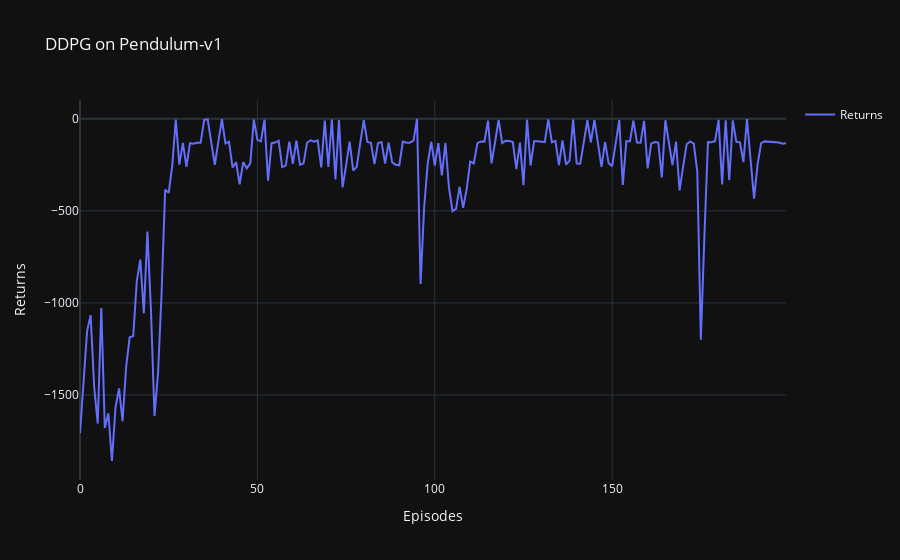

The notebook cell this image was saved under:
### Code cell
import plotly.graph_objects as go
import pandas as pd
df = pd.read_csv('./Data/DDPG_Pendulum-v1_returns_data.csv')  # 从 CSV 文件中读取数据
fig = go.Figure()
fig.add_trace(go.Scatter(x=df['Episodes'], y=df['Returns'], mode='lines', name='Returns'))
fig.update_layout(
    title='DDPG on Pendulum-v1',
    xaxis_title='Episodes',
    yaxis_title='Returns',
    showlegend=True
)
fig.show()

### Figure 1 — Plotly figure (JSON) as saved in the notebook; plotly's stock layout.template omitted (floating-point values rounded to 4 significant figures; data arrays with more than 128 entries replaced by an {"elided": "..."} marker saying what was removed)
{"data": [{"mode": "lines", "name": "Returns", "x": {"elided": "200 int values"}, "y": {"elided": "200 float values"}, "type": "scatter"}], "layout": {"title": {"text": "DDPG on Pendulum-v1"}, "xaxis": {"title": {"text": "Episodes"}}, "yaxis": {"title": {"text": "Returns"}}, "showlegend": true}}
